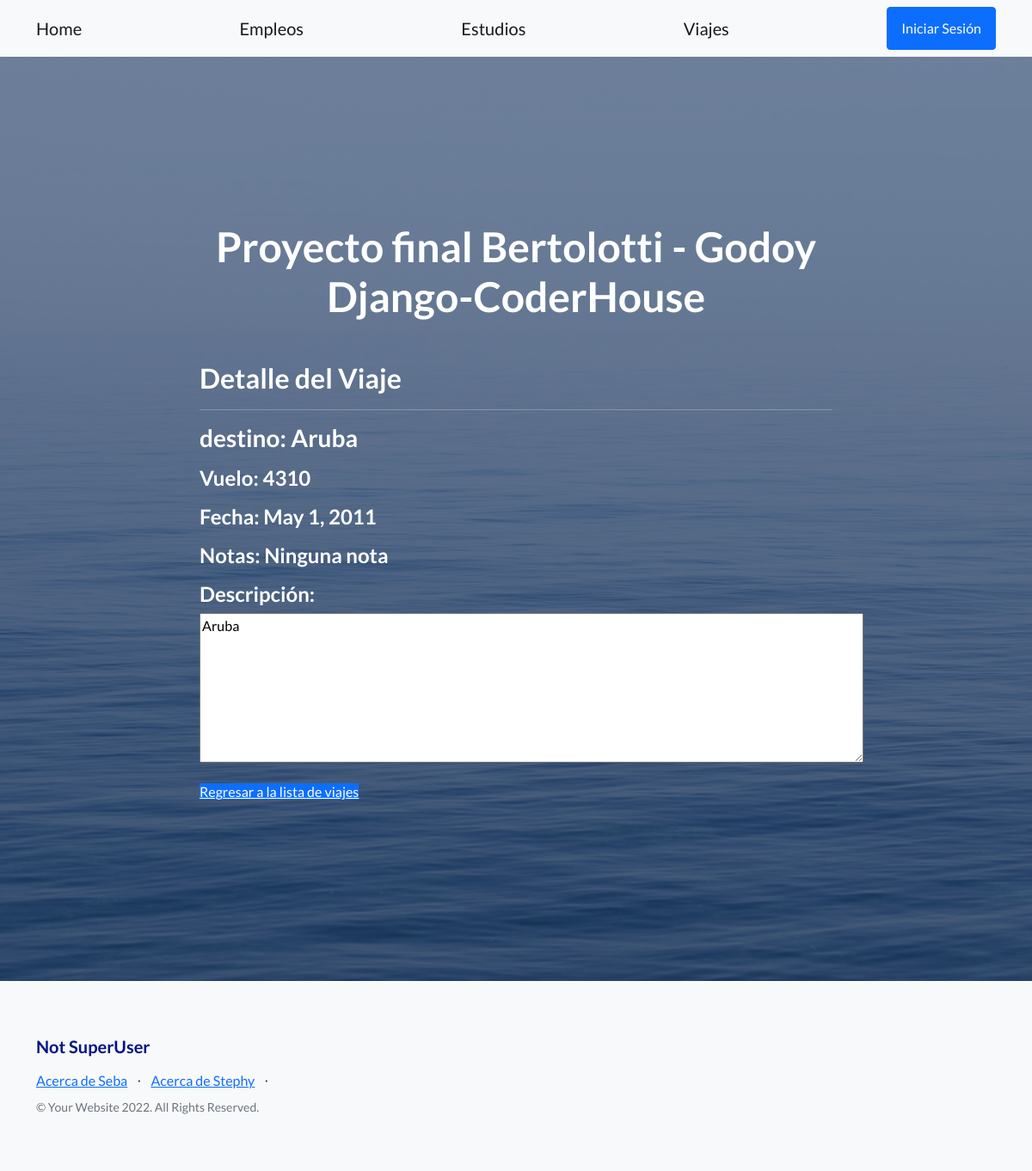
The page /viaje/viaje/1/detail on the database its author committed.
### viaje/models.py (models this page shows, shortened)
class Viaje(models.Model):
    destino = models.CharField(max_length=40)
    nro_vuelo = models.IntegerField()
    fecha = models.DateField()
    notas = models.CharField(max_length=200)

### viaje/views.py (the view)
# urls.py: path('viaje/<int:pk>/detail', views.ViajeDetailView.as_view(), name='viaje-detail'),
class ViajeDetailView(DetailView):
    model = Viaje
    template_name = "viaje/viaje_detail.html"

### viaje/templates/viaje/viaje_detail.html
{% extends "home/index.html" %}
{% load static %}
{% block FinalProject_content %}
<h2>Detalle del Viaje</h2>
<hr></hr>
<p><h3>destino: {{ viaje.destino }}</h3></p>
<p><h4>Vuelo: {{ viaje.nro_vuelo }}</h4></p>
<p><h4>Fecha: {{ viaje.fecha }}</h4></p>
<p><h4>Notas: {{ viaje.notas }}</h4></p>
<h4>Descripción:</h4>
<p><textarea readonly rows="7" cols="90" >{{ viaje.destino }}</textarea></p>
<p><a class="btn2 btn-primary" href="{% url 'viaje:viaje-list' %}">Regresar a la lista de viajes</a></p>
{% endblock %}

### rows shown on the page
Viaje: destino "Aruba", nro_vuelo "4310", fecha "May 1, 2011", notas "Ninguna nota"
